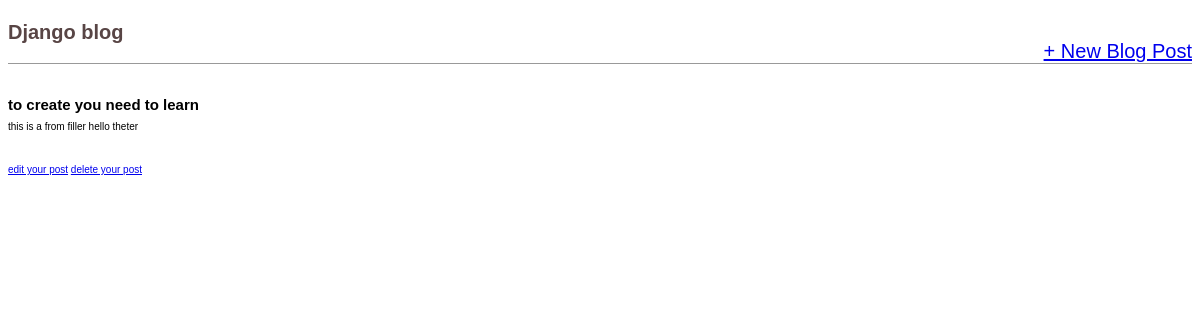
Screenshot of /post/3 with the database file from the repository.
### blog/models.py (models this page shows, shortened)
class Post(models.Model):
    title = models.CharField(max_length=200)
    body = models.TextField()
    author = models.ForeignKey(
        'auth.user',
        on_delete=models.CASCADE,
    )

### blog/views.py (the view)
# urls.py: path('post/<int:pk>',BLogDetailsView.as_view(),name='post_details'),
class BLogDetailsView(DetailView):
    model = Post
    template_name = 'post_details.html'

### templates/post_details.html
{% extends "base.html" %}
{% block content %}
    <div class="post-entry">
        <h2>{{ object.title }}</h2>
        <p>{{ object.body }}</p>
    </div>
    <a href="{% url 'post_edit' object.id %}">edit your post</a>
    <a href="{% url 'post_delete' object.id %}">delete your post</a>
{% endblock content %}

### static/css/base.css (style rules this page uses)
body { font-family: Poppins, sans-serif; font-size: 10px; }
.post-entry { margin-bottom: 2rem; }
.post-entry h2 { margin: 0.5rem 0; }
.post-entry p { margin: 0; font-weight: 400; }

### rows the page displays
Post: title "to create you need to learn", body "this is a from filler hello theter"
